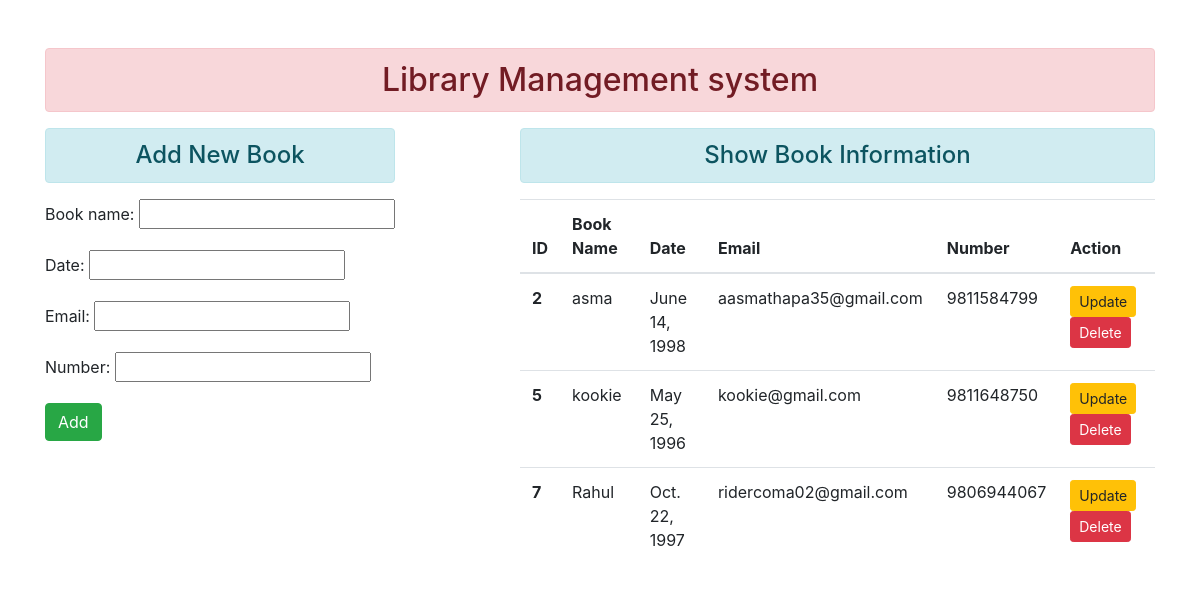
The page / on the database its author committed.
### enroll/models.py (models this page shows)
class User(models.Model):
    book_name = models.CharField(max_length=70)
    date = models.DateField(max_length=100)
    email = models.EmailField(max_length=100, unique=True)
    number = models.CharField(max_length=100)

### enroll/views.py (the view)
# urls.py: path('', views.add_show, name="addandshow"),
def add_show(request):
 if request.method == 'POST':
  fm = StudentRegistration(request.POST)
  if fm.is_valid():
   nm = fm.cleaned_data['name']
   dt = fm.cleaned_data['date']
   em = fm.cleaned_data['email']
   no = fm.cleaned_data['number']
   reg = User(name=nm, date=dt, email=em, number=no)
   reg.save()
   fm = StudentRegistration()
 else:
  fm = StudentRegistration()
 stud = User.objects.all()
 return render(request, 'enroll/addandshow.html', {'form':fm, 'stu':stud})

### enroll/forms.py
class StudentRegistration(forms.ModelForm):
    class Meta:
      model = User
      fields = ['book_name', 'date', 'email', 'number']
      Widgets = {'book_name': forms.TextInput(attrs={'class':'form-control'}),
                 'date': forms.DateInput(attrs={'class':'form-control'}),
                 'email': forms.EmailInput(attrs={'class':'form-control'}),
                 'number': forms.NumberInput(attrs={'class':'form-control'}),
                }

### enroll/templates/enroll/addandshow.html (shortened to what this page needs)
{% extends 'enroll/base.html' %}
{% block content %}
<div class="row">
 <div class="col-sm-4">
  <h4 class="text-center alert alert-info">Add New Book</h4>
  <form action="" method="POST">
   {{form.as_p}}
   <input type="submit" class="btn btn-success" value="Add">
  </form >
 </div>
 <div class="col-sm-7 offset-1">
  <h4 class="text-center alert alert-info">Show Book Information</h4>
  {% if stu %}
   <table class="table table-hover">
     <thead>
       <tr>
         <th scope="col">ID</th>
         <th scope="col">Book Name</th>
         <th scope="col">Date</th>
         <th scope="col">Email</th>
         <th scope="col">Number</th>
         <th scope="col">Action</th>
       </tr>
     </thead>
     <tbody>
      {% for st in stu %}
       <tr>
         <th scope="row">{{st.id}}</th>
         <td>{{st.book_name}}</td>
         <td>{{st.date}}</td>
         <td>{{st.email}}</td>
         <td>{{st.number}}</td>
         <td>
         <a href="{% url 'updatedata' st.id %}" class="btn btn-warning btn-sm">Update</a>
         <form action="{% url 'deletedata' st.id %}" method="post" class="d-inline"> {% csrf_token %}
          <input type="submit" class="btn btn-danger btn-sm" value="Delete">
         </form>
         </td>
       </tr>
      {% endfor %}
     </tbody>
   </table>
  {% else %}
   <h4 class="text-center alert alert-warning">No Records</h4>
  {% endif %}
 </div>
</div>
{% endblock content %}

### enroll/templates/enroll/base.html (shortened to what this page needs)
<!DOCTYPE html>
{% load static %}
<html lang="en">
<head>
 <link rel="stylesheet" href="{% static 'enroll/css/bootstrap.css' %}">
</head>
<body>
 <div class="container mt-5">
  <h2 class="text-center alert alert-danger">Library Management system</h2>
  {% block content %} {% endblock content %}
 </div>
</body>
</html>

### rows shown on the page
User: id "2", book_name "asma", date "June 14, 1998", email "aasmathapa35@gmail.com", number "9811584799"
User: id "5", book_name "kookie", date "May 25, 1996", email "kookie@gmail.com", number "9811648750"
User: id "7", book_name "Rahul", date "Oct. 22, 1997", email "ridercoma02@gmail.com", number "9806944067"
